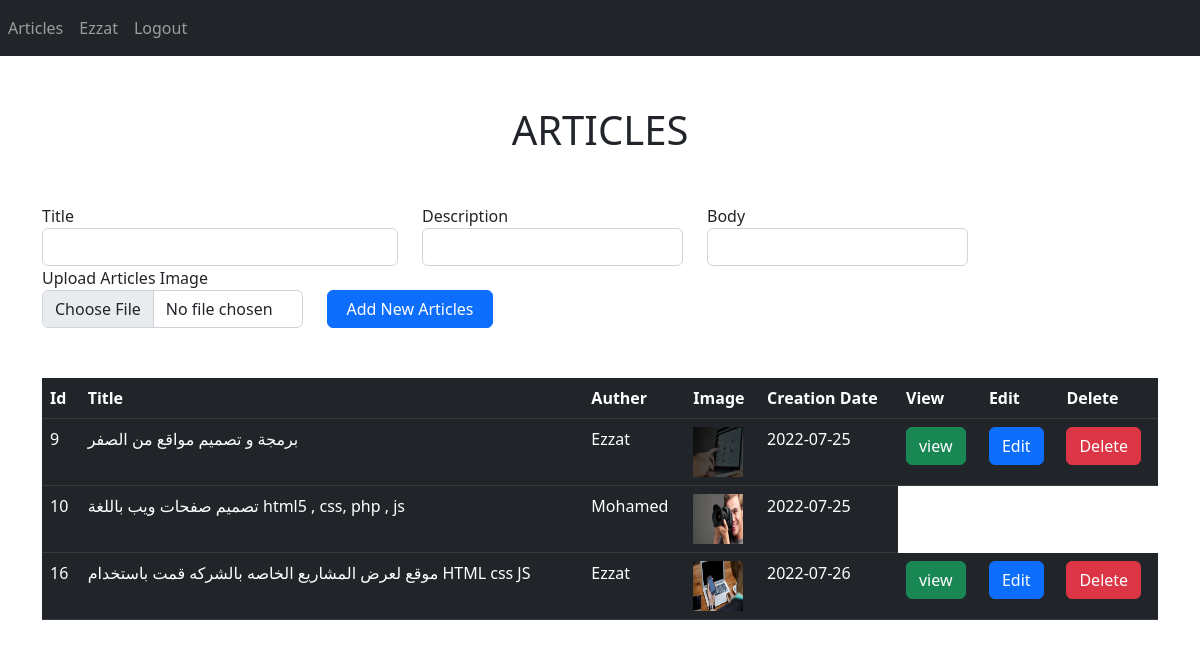
/index.php (signed in), run on the app's committed database.
### tables this page shows
CREATE TABLE `articles` (
  `id` int(11) NOT NULL,
  `title` varchar(255) NOT NULL,
  `description` varchar(255) NOT NULL,
  `image` varchar(255) NOT NULL,
  `creation-date` date DEFAULT current_timestamp(),
  `body` varchar(255) NOT NULL,
  `user_id` int(11) DEFAULT NULL
);

CREATE TABLE `users` (
  `id` int(11) NOT NULL,
  `first_name` varchar(255) DEFAULT NULL,
  `last_name` varchar(255) DEFAULT NULL,
  `email` varchar(255) DEFAULT NULL,
  `address` varchar(255) DEFAULT NULL,
  `date_of_birth` date DEFAULT NULL,
  `password` varchar(255) DEFAULT NULL
);

### index.php (the view, shortened to what this page needs)
<!DOCTYPE html>
<html lang="en">
<head>
    <link href="https://cdn.jsdelivr.net/npm/bootstrap@5.2.0-beta1/dist/css/bootstrap.min.css" rel="stylesheet"
>
</head>
<body>
<nav class="navbar navbar-expand-lg navbar-dark bg-dark">
    <div class="collapse navbar-collapse" id="navbarSupportedContent">
      <ul class="navbar-nav mr-auto">
        <li class="nav-item ">
          <a class="nav-link" href="index.php">Articles</a>
        </li>
        <li class="nav-item">
        <a class="nav-link" >
       <?php echo $_SESSION['first_name']?>
       </a>
        </li>
        <li class="nav-item">
          <a class="nav-link" href="logout.php">Logout</a>
        </li>
      </ul>
    </div>
  </nav>
    <section>
        <h1 style="text-align: center;margin: 50px 0;">ARTICLES</h1>
        <div class="container">
            <form action="adddata.php" method="post">
               <div class="row">
                    <div class="form-group col-lg-4">
                        <label for="">Title </label>
                        <input type="text" name="title" id="name" class="form-control" required>
                    </div>
                    <div class="form-group col-lg-3">
                        <label for="">Description</label>
                        <input type="text" name="description" id="description" class="form-control" required>
                    </div>
                    <div class="form-group col-lg-3">
                        <label for="">Body</label>
                        <input type="text" name="body" id="body" class="form-control" required>
                    </div>
                    <div class="form-group col-lg-3">
                        <label for="">Upload Articles Image</label>
                        <input  type="file"  name="image" id="image" class="form-control" required>
                    </div>
                    <div class="form-group col-lg-2" style="display: grid;align-items:  flex-end;">
                        <input type="submit" name="submit" id="submit" class="btn btn-primary" value="Add New Articles">
                    </div>
               </div>
            </form>
        </div>
    </section>
    <section style="margin: 50px 0;">
        <div class="container">
            <table class="table table-dark">
                <thead>
                  <tr>
                    <th scope="col">Id</th>
                    <th scope="col">Title</th>
                    <th scope="col">Auther</th>
                    <th scope="col">Image</th>
                    <th scope="col">Creation Date</th>
                    <th scope="col">View</th>
                    <th scope="col">Edit</th>
                    <th scope="col">Delete</th>
                  </tr>
                </thead>
                <tbody>
                    <?php
                        require_once "conn.php";
                        $sql_query = "SELECT * FROM articles";
                        if ($result = $conn ->query($sql_query)) {
                            while ($row = $result -> fetch_assoc()) {
                                $id = $row['id'];
                                $title = $row['title'];
                                $image = $row['image'];
                                $creation_date = $row['creation-date'];
                    ?>
                    <tr class="trow">
                        <td><?php echo $id; ?></td>
                        <td><?php echo $title; ?></td>
                        <td>  <?php
           $stmt = $conn->prepare("SELECT  first_name FROM users where id=".$row["user_id"]);
           $stmt->execute();
           $stmt->bind_result($fname);
                         ?>
                        <?php echo ($fname);?></td>
                        <td><img src="./images/<?php echo $image; ?> " width="50" height="50"></td>
                        <td><?php echo $creation_date; ?></td>
                        <?php
                        if($row['user_id'] == $_SESSION['uid']){
                        ?>
                        <td><a href="view.php?id=<?php echo $id; ?>" class="btn btn-success">view</a></td>
                        <td><a href="updatedata.php?id=<?php echo $id; ?>" class="btn btn-primary">Edit</a></td>
                        <td><a href="deletedata.php?id=<?php echo $id; ?>" class="btn btn-danger">Delete</a></td>
                        <?php
                        }
                        ?>
                        </tr>
                    <?php
                            }
                        }
                    ?>
                </tbody>
              </table>
        </div>
    </section>
</body>
</html>

### data on the page
articles: id "9", title "برمجة و تصميم مواقع من الصفر", user.first_name "Ezzat", image (picture), value "2022-07-25"
articles: id "10", title "تصميم صفحات ويب باللغة html5 , css, php , js", user.first_name "Mohamed", image (picture), value "2022-07-25"
articles: id "16", title "موقع لعرض المشاريع الخاصه بالشركه قمت باستخدام HTML css JS", user.first_name "Ezzat", image (picture), value "2022-07-26"

### other printed values
$_SESSION['first_name'] "Ezzat"
